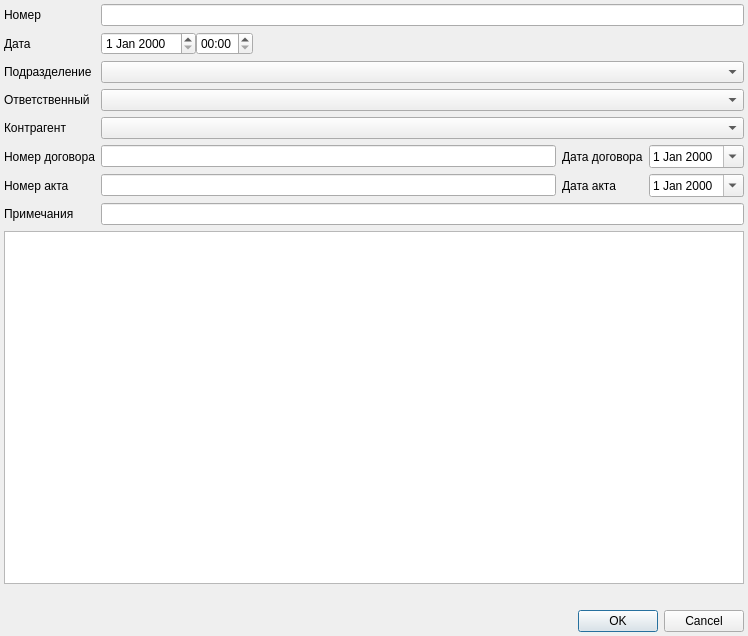
<?xml version="1.0" encoding="UTF-8"?>
<ui version="4.0">
 <class>StockTransUtilizationDialog</class>
 <widget class="QDialog" name="StockTransUtilizationDialog">
  <property name="geometry">
   <rect>
    <x>0</x>
    <y>0</y>
    <width>748</width>
    <height>636</height>
   </rect>
  </property>
  <property name="windowTitle">
   <string>Передача на утилизацию</string>
  </property>
  <layout class="QGridLayout" name="gridLayout">
   <property name="margin">
    <number>4</number>
   </property>
   <item row="12" column="0" colspan="2">
    <widget class="QLabel" name="lblSummaryInfo">
     <property name="text">
      <string/>
     </property>
    </widget>
   </item>
   <item row="2" column="0">
    <widget class="QLabel" name="lblSupplier">
     <property name="sizePolicy">
      <sizepolicy hsizetype="Maximum" vsizetype="Preferred">
       <horstretch>0</horstretch>
       <verstretch>0</verstretch>
      </sizepolicy>
     </property>
     <property name="text">
      <string>Подразделение</string>
     </property>
     <property name="buddy">
      <cstring>cmbSupplier</cstring>
     </property>
    </widget>
   </item>
   <item row="9" column="0">
    <widget class="QLabel" name="lblNote">
     <property name="text">
      <string>Примечания</string>
     </property>
     <property name="buddy">
      <cstring>edtNote</cstring>
     </property>
    </widget>
   </item>
   <item row="0" column="0">
    <widget class="QLabel" name="lblNumber">
     <property name="text">
      <string>Номер</string>
     </property>
    </widget>
   </item>
   <item row="3" column="0">
    <widget class="QLabel" name="lblSupplierPerson">
     <property name="text">
      <string>Ответственный</string>
     </property>
     <property name="buddy">
      <cstring>cmbSupplierPerson</cstring>
     </property>
    </widget>
   </item>
   <item row="1" column="0">
    <widget class="QLabel" name="lblDate">
     <property name="sizePolicy">
      <sizepolicy hsizetype="Maximum" vsizetype="Preferred">
       <horstretch>0</horstretch>
       <verstretch>0</verstretch>
      </sizepolicy>
     </property>
     <property name="text">
      <string>Дата</string>
     </property>
     <property name="buddy">
      <cstring>edtDate</cstring>
     </property>
    </widget>
   </item>
   <item row="5" column="2">
    <widget class="QLabel" name="lblContractDate">
     <property name="text">
      <string>Дата договора</string>
     </property>
    </widget>
   </item>
   <item row="4" column="0">
    <widget class="QLabel" name="lblContractor">
     <property name="text">
      <string>Контрагент</string>
     </property>
    </widget>
   </item>
   <item row="7" column="0">
    <widget class="QLabel" name="lblActNumber">
     <property name="text">
      <string>Номер акта</string>
     </property>
    </widget>
   </item>
   <item row="5" column="1">
    <widget class="QLineEdit" name="edtContractNumber"/>
   </item>
   <item row="4" column="1" colspan="3">
    <widget class="COrgComboBox" name="cmbContractorOrg"/>
   </item>
   <item row="5" column="3">
    <widget class="CDateEdit" name="edtContractDate">
     <property name="sizePolicy">
      <sizepolicy hsizetype="Maximum" vsizetype="Fixed">
       <horstretch>0</horstretch>
       <verstretch>0</verstretch>
      </sizepolicy>
     </property>
     <property name="calendarPopup">
      <bool>true</bool>
     </property>
    </widget>
   </item>
   <item row="5" column="0">
    <widget class="QLabel" name="lblContractNumber">
     <property name="text">
      <string>Номер договора</string>
     </property>
    </widget>
   </item>
   <item row="7" column="1">
    <widget class="QLineEdit" name="edtActNumber"/>
   </item>
   <item row="7" column="3">
    <widget class="CDateEdit" name="edtActDate">
     <property name="sizePolicy">
      <sizepolicy hsizetype="Maximum" vsizetype="Fixed">
       <horstretch>0</horstretch>
       <verstretch>0</verstretch>
      </sizepolicy>
     </property>
     <property name="calendarPopup">
      <bool>true</bool>
     </property>
    </widget>
   </item>
   <item row="11" column="0" colspan="4">
    <widget class="CInDocTableView" name="tblItems">
     <property name="sizePolicy">
      <sizepolicy hsizetype="Preferred" vsizetype="Expanding">
       <horstretch>0</horstretch>
       <verstretch>0</verstretch>
      </sizepolicy>
     </property>
    </widget>
   </item>
   <item row="7" column="2">
    <widget class="QLabel" name="lblActDate">
     <property name="text">
      <string>Дата акта</string>
     </property>
    </widget>
   </item>
   <item row="3" column="1" colspan="3">
    <widget class="CPersonComboBoxEx" name="cmbSupplierPerson">
     <property name="sizePolicy">
      <sizepolicy hsizetype="Expanding" vsizetype="Fixed">
       <horstretch>0</horstretch>
       <verstretch>0</verstretch>
      </sizepolicy>
     </property>
    </widget>
   </item>
   <item row="2" column="1" colspan="3">
    <widget class="CStorageComboBox" name="cmbSupplier">
     <property name="sizePolicy">
      <sizepolicy hsizetype="Expanding" vsizetype="Fixed">
       <horstretch>0</horstretch>
       <verstretch>0</verstretch>
      </sizepolicy>
     </property>
    </widget>
   </item>
   <item row="0" column="1" colspan="3">
    <widget class="QLineEdit" name="edtNumber"/>
   </item>
   <item row="9" column="1" colspan="3">
    <widget class="QLineEdit" name="edtNote"/>
   </item>
   <item row="1" column="1">
    <widget class="QWidget" name="widget" native="true">
     <layout class="QHBoxLayout" name="horizontalLayout">
      <property name="spacing">
       <number>0</number>
      </property>
      <property name="margin">
       <number>0</number>
      </property>
      <item>
       <widget class="CDateEdit" name="edtDate">
        <property name="sizePolicy">
         <sizepolicy hsizetype="Maximum" vsizetype="Fixed">
          <horstretch>0</horstretch>
          <verstretch>0</verstretch>
         </sizepolicy>
        </property>
       </widget>
      </item>
      <item>
       <widget class="QTimeEdit" name="edtTime">
        <property name="sizePolicy">
         <sizepolicy hsizetype="Maximum" vsizetype="Fixed">
          <horstretch>0</horstretch>
          <verstretch>0</verstretch>
         </sizepolicy>
        </property>
        <property name="displayFormat">
         <string>HH:mm</string>
        </property>
       </widget>
      </item>
      <item>
       <spacer name="horizontalSpacer">
        <property name="orientation">
         <enum>Qt::Horizontal</enum>
        </property>
        <property name="sizeHint" stdset="0">
         <size>
          <width>40</width>
          <height>20</height>
         </size>
        </property>
       </spacer>
      </item>
     </layout>
    </widget>
   </item>
   <item row="13" column="0" colspan="4">
    <widget class="QDialogButtonBox" name="buttonBox">
     <property name="orientation">
      <enum>Qt::Horizontal</enum>
     </property>
     <property name="standardButtons">
      <set>QDialogButtonBox::Cancel|QDialogButtonBox::Ok</set>
     </property>
    </widget>
   </item>
  </layout>
 </widget>
 <customwidgets>
  <customwidget>
   <class>CDateEdit</class>
   <extends>QDateEdit</extends>
   <header>library/DateEdit</header>
  </customwidget>
  <customwidget>
   <class>CInDocTableView</class>
   <extends>QTableView</extends>
   <header>library/InDocTable.h</header>
  </customwidget>
  <customwidget>
   <class>CPersonComboBoxEx</class>
   <extends>QComboBox</extends>
   <header>Orgs/PersonComboBoxEx.h</header>
  </customwidget>
  <customwidget>
   <class>CStorageComboBox</class>
   <extends>QComboBox</extends>
   <header>Orgs/OrgStructComboBoxes.h</header>
  </customwidget>
  <customwidget>
   <class>COrgComboBox</class>
   <extends>QComboBox</extends>
   <header>Orgs/OrgComboBox.h</header>
  </customwidget>
 </customwidgets>
 <tabstops>
  <tabstop>edtNumber</tabstop>
  <tabstop>edtDate</tabstop>
  <tabstop>edtTime</tabstop>
  <tabstop>cmbSupplier</tabstop>
  <tabstop>cmbSupplierPerson</tabstop>
  <tabstop>cmbContractorOrg</tabstop>
  <tabstop>edtContractNumber</tabstop>
  <tabstop>edtContractDate</tabstop>
  <tabstop>edtActNumber</tabstop>
  <tabstop>edtActDate</tabstop>
  <tabstop>edtNote</tabstop>
  <tabstop>tblItems</tabstop>
  <tabstop>buttonBox</tabstop>
 </tabstops>
 <resources/>
 <connections>
  <connection>
   <sender>buttonBox</sender>
   <signal>accepted()</signal>
   <receiver>StockTransUtilizationDialog</receiver>
   <slot>accept()</slot>
   <hints>
    <hint type="sourcelabel">
     <x>248</x>
     <y>254</y>
    </hint>
    <hint type="destinationlabel">
     <x>157</x>
     <y>274</y>
    </hint>
   </hints>
  </connection>
  <connection>
   <sender>buttonBox</sender>
   <signal>rejected()</signal>
   <receiver>StockTransUtilizationDialog</receiver>
   <slot>reject()</slot>
   <hints>
    <hint type="sourcelabel">
     <x>316</x>
     <y>260</y>
    </hint>
    <hint type="destinationlabel">
     <x>286</x>
     <y>274</y>
    </hint>
   </hints>
  </connection>
 </connections>
</ui>
